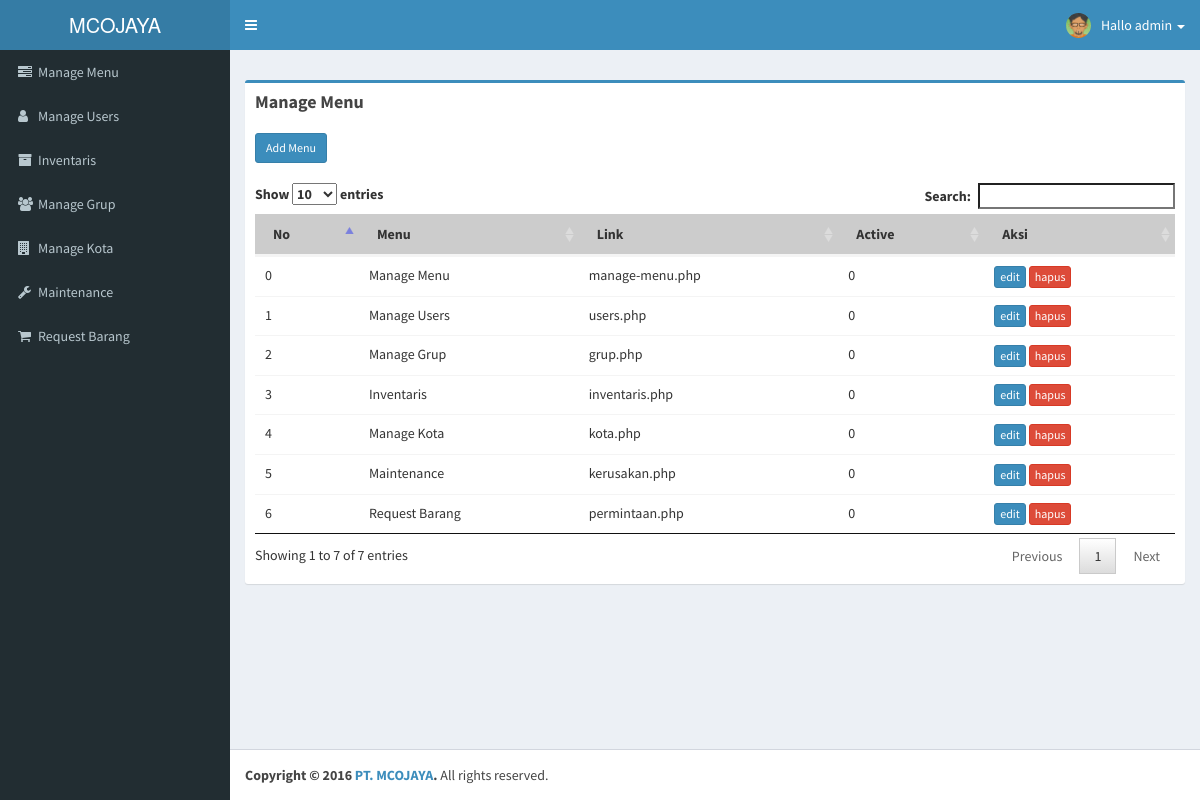
Page /manage-menu.php (signed in) on the committed database.
### tables this page shows
CREATE TABLE `users` (
  `id_user` int(4) NOT NULL AUTO_INCREMENT,
  `username` varchar(40) DEFAULT NULL,
  `password` varchar(40) DEFAULT NULL,
  `fullname` varchar(100) DEFAULT NULL,
  `level` int(4) DEFAULT NULL,
  `id_kota` int(4) DEFAULT NULL,
  PRIMARY KEY (`id_user`)
);

CREATE TABLE `menu` (
  `navi_menu` varchar(20) NOT NULL,
  `navi_link` varchar(100) DEFAULT NULL,
  `active` tinyint(1) NOT NULL,
  `id_menu` int(4) NOT NULL AUTO_INCREMENT,
  PRIMARY KEY (`id_menu`)
);

### DB_Connect.php (called while the page is built, shortened)
<?php
class DB_Connect {
	public function connect($params){
		if ($params == "48")
		{
			$dbhandle  = mysql_connect("localhost", "root", "mcojaya", true) or die (mysql_error());
		     return $dbhandle;
		}
		elseif ($params == "aodb"){
			$dbhandle = mysql_connect("172.16.20.90","sa","Hello123", true) or die("koneksi error HLP aodb");
						mysql_select_db("aodb", $dbhandle);
			return $dbhandle;
		}
	}
}
?>

### DB_Function.php (called while the page is built, shortened)
<?php
class DB_Function {
	public $db48;
	function __construct(){
		require_once 'DB_Connect.php';
		$this->db   = new DB_Connect();
		$this->db48 = $this->db->connect("48");
	}
	public function sidemenu($username){
		$sql  ="select a.level, b.navi_link, b.navi_menu, c.id_menu, c.level from users a inner join grup c on a.level=c.level inner join menu b on c.id_menu=b.id_menu where a.username='$username'";
		$query=mysql_query($sql, $this->db48);
		while ($row = mysql_fetch_assoc($query)){
			$data[]=$row;
		}
		return $data;
	}
	public function listmenu(){
		$sql="select * from menu";
		$query=mysql_query($sql, $this->db48) or die(mysql_error());
		while($row = mysql_fetch_assoc($query)){
				$array_result[] = $row;
		}
		return $array_result;
	}
}
?>

### manage-menu.php (the view, shortened to what this page needs)
<!DOCTYPE html>
<html>
<?php
if (empty($_SESSION['namaadmin']))
{
 header('location:index.php');
}
else
{
  include "DB_Function.php";
  $dbfunc = new DB_Function();
 ?>
<head>
  <link rel="stylesheet" href="bootstrap/css/bootstrap.min.css">
  <link rel="stylesheet" href="https://cdnjs.cloudflare.com/ajax/libs/font-awesome/4.5.0/css/font-awesome.min.css">
  <link rel="stylesheet" href="https://cdnjs.cloudflare.com/ajax/libs/ionicons/2.0.1/css/ionicons.min.css">
  <link rel="stylesheet" href="plugins/datatables/jquery.dataTables.css">
    <link rel="stylesheet" type="text/css" href="jquery-ui/jquery-ui.css">
    <link rel="stylesheet" type="text/css" href="jquery-ui/jquery-ui.theme.css">
  <link rel="stylesheet" href="plugins/select2/select2.min.css">
  <link rel="stylesheet" href="dist/css/AdminLTE.min.css">
  <link rel="stylesheet" href="dist/css/skins/skin-blue.min.css">
</head>
<body class="hold-transition skin-blue sidebar-mini">
<div class="wrapper">
  <header class="main-header">
    <a href="home.php" class="logo">
      <span class="logo-lg">MCOJAYA</span>
    </a>
    <nav class="navbar navbar-static-top" role="navigation">
      <a href="#" class="sidebar-toggle" data-toggle="offcanvas" role="button">
      </a>
      <div class="navbar-custom-menu">
        <ul class="nav navbar-nav">
          <li class="dropdown user user-menu">
            <a href="#" class="dropdown-toggle" data-toggle="dropdown">
              Hallo <?php echo $_SESSION['namaadmin']?>
              <img src="dist/img/avatar04.png" class="user-image" alt="User Image">
              <span class="hidden-xs"></span><span class="caret"></span>
            </a>
          </li>
        </ul>
      </div>
    </nav>
  </header>
  <aside class="main-sidebar">
    <section class="sidebar">
      <ul class="sidebar-menu">
        <?php
        include "side_menu.php";
        ?>
      </ul>
    </section>
  </aside>
  <div class="content-wrapper">
    <section class="content-header">
    </section>
    <section class="content">
      <div class="box box-primary">
            <div class="box-header">
              <h3 class="box-title"><b>Manage Menu </b></h3>
            </div>
	        <div class="box-body">
             <a class='btn btn-primary btn-sm' href='#myModal'  data-toggle='modal' >Add Menu</a>
      <br/><br/>
      	  <table class="table table-hover" id="view_table">
              <thead style="background:#ccc;">
      			      <th>No</th>
                  <th>Menu</th>
                  <th>Link</th>
                  <th>Active</th>
                  <th>Aksi</th>
              </thead>
              <tbody>
              <?php
             $data = $dbfunc->listmenu();
            foreach ($data as $key => $row) {
             echo "<tr id='tr'>";
      		   echo "<td>$key</td>";
      		   echo "<td>$row[navi_menu]</td>";
      		   echo "<td>$row[navi_link]</td>";
      		   echo "<td>".$row["active"]."</td>";
      		   echo "<td><a class='btn btn-primary btn-xs'href='#myModal2' id='custId' data-toggle='modal' data-id='$row[id_menu]'>edit</a>  <a href='#' id='$row[id_menu]' class='btn btn-danger btn-xs hapus'>hapus</a>
      				</td>";
      		   echo "</tr>";
            }
                ?>
              </tbody>
            </table>
            </div>
      </div>
    </section>
  </div>
  <footer class="main-footer">
    <strong>Copyright &copy; 2016 <a href="http://mcojaya.com/">PT. MCOJAYA</a>.</strong> All rights reserved.
  </footer>
</div>
<?php
}
?>
</body>
</html>

### side_menu.php
 <?php
	$side 		= $dbfunc->sidemenu($_SESSION['namaadmin']);
	foreach ($side as $key => $value) {
		if ($value["navi_menu"]=="Manage Users"){
				$icons = '<i class="fa fa-user"></i>';
		}elseif ($value["navi_menu"]=="Manage Grup") {
				$icons = '<i class="fa fa-group"></i>';
		}elseif ($value["navi_menu"]=="Inventaris") {
				$icons = '<i class="fa fa-archive"></i>';
		}elseif ($value["navi_menu"]=="Manage Menu") {
				$icons = '<i class="fa fa-tasks"></i>';
		}elseif ($value["navi_menu"]=="Manage Kota") {
				$icons = '<i class="fa fa-building"></i>';
		}elseif ($value["navi_menu"]=="Maintenance") {
				$icons = '<i class="fa fa-wrench"></i>';
		}elseif ($value["navi_menu"]=="Request Barang") {
				$icons = '<i class="fa fa-shopping-cart"></i>';
		}elseif($value["navi_menu"]=="Surat Jalan") {
				$icons = '<i class="fa fa-envelope"></i>';
		}elseif($value["navi_menu"]=="Accept Surat Jalan") {
				$icons = '<i class="fa fa-folder-open"></i>';
		}elseif($value["navi_menu"]=="Master Barang") {
				$icons = '<i class="fa fa-bank"></i>';
		}elseif($value["navi_menu"]=="Maintenance Software") {
				$icons = '<i class="fa fa-cogs"></i>';
		}
		else{
				$icons = '<i class="fa fa-link"></i>';
		}
?>
<li><a href="<?php echo $value["navi_link"];?>" ><?php echo $icons;?><span><?php echo $value['navi_menu'];?></span></a></li>
<?php
}
?>

### rows in the picture
users: menu.navi_menu "Manage Menu", menu.navi_menu "Manage Users", menu.navi_menu "Inventaris", menu.navi_menu "Manage Grup", menu.navi_menu "Manage Kota", menu.navi_menu "Maintenance", menu.navi_menu "Request Barang"
menu: navi_menu "Manage Menu", navi_link "manage-menu.php", active "0"
menu: navi_menu "Manage Users", navi_link "users.php", active "0"
menu: navi_menu "Manage Grup", navi_link "grup.php", active "0"
menu: navi_menu "Inventaris", navi_link "inventaris.php", active "0"
menu: navi_menu "Manage Kota", navi_link "kota.php", active "0"
menu: navi_menu "Maintenance", navi_link "kerusakan.php", active "0"
menu: navi_menu "Request Barang", navi_link "permintaan.php", active "0"

### other values in the picture
$_SESSION['namaadmin'] "admin"
